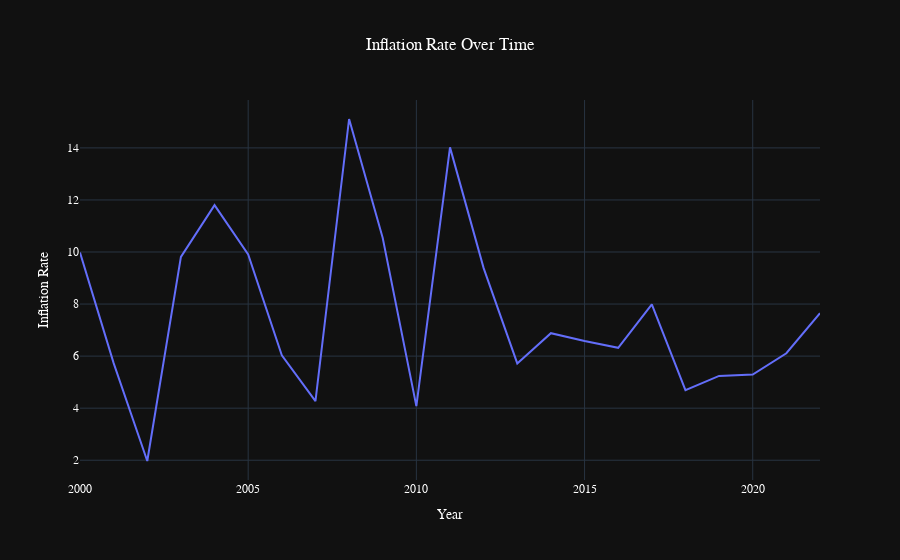

The notebook cell this image was saved under:
### Markdown cell above
What is the trend in Inflation Rate over the years?

### Code cell
fig=px.line(df, x='Year', y='Inflation Rate', title='Inflation Rate Over Time')

fig.update_layout(
    template="plotly_dark",
    title_x=0.5,
    font=dict(
        family="Arial",
        color="white"
    ),
)

### Figure 1 — Plotly figure (JSON) as saved in the notebook; plotly's stock layout.template omitted (floating-point values rounded to 4 significant figures)
{"data": [{"hovertemplate": "Year=%{x}<br>Inflation Rate=%{y}<extra></extra>", "legendgroup": "", "line": {"color": "#636efa", "dash": "solid"}, "mode": "lines", "name": "", "orientation": "v", "showlegend": false, "type": "scatter", "x": [2000, 2001, 2002, 2003, 2004, 2005, 2006, 2007, 2008, 2009, 2010, 2011, 2012, 2013, 2014, 2015, 2016, 2017, 2018, 2019, 2020, 2021, 2022], "xaxis": "x", "y": [9.98, 5.73, 1.97, 9.81, 11.8, 9.91, 6.03, 4.27, 15.11, 10.54, 4.08, 14.02, 9.38, 5.72, 6.88, 6.58, 6.32, 7.99, 4.69, 5.24, 5.29, 6.11, 7.65], "yaxis": "y"}], "layout": {"font": {"color": "white", "family": "Arial"}, "legend": {"tracegroupgap": 0}, "title": {"text": "Inflation Rate Over Time", "x": 0.5}, "xaxis": {"anchor": "y", "domain": [0, 1], "title": {"text": "Year"}}, "yaxis": {"anchor": "x", "domain": [0, 1], "title": {"text": "Inflation Rate"}}}}
